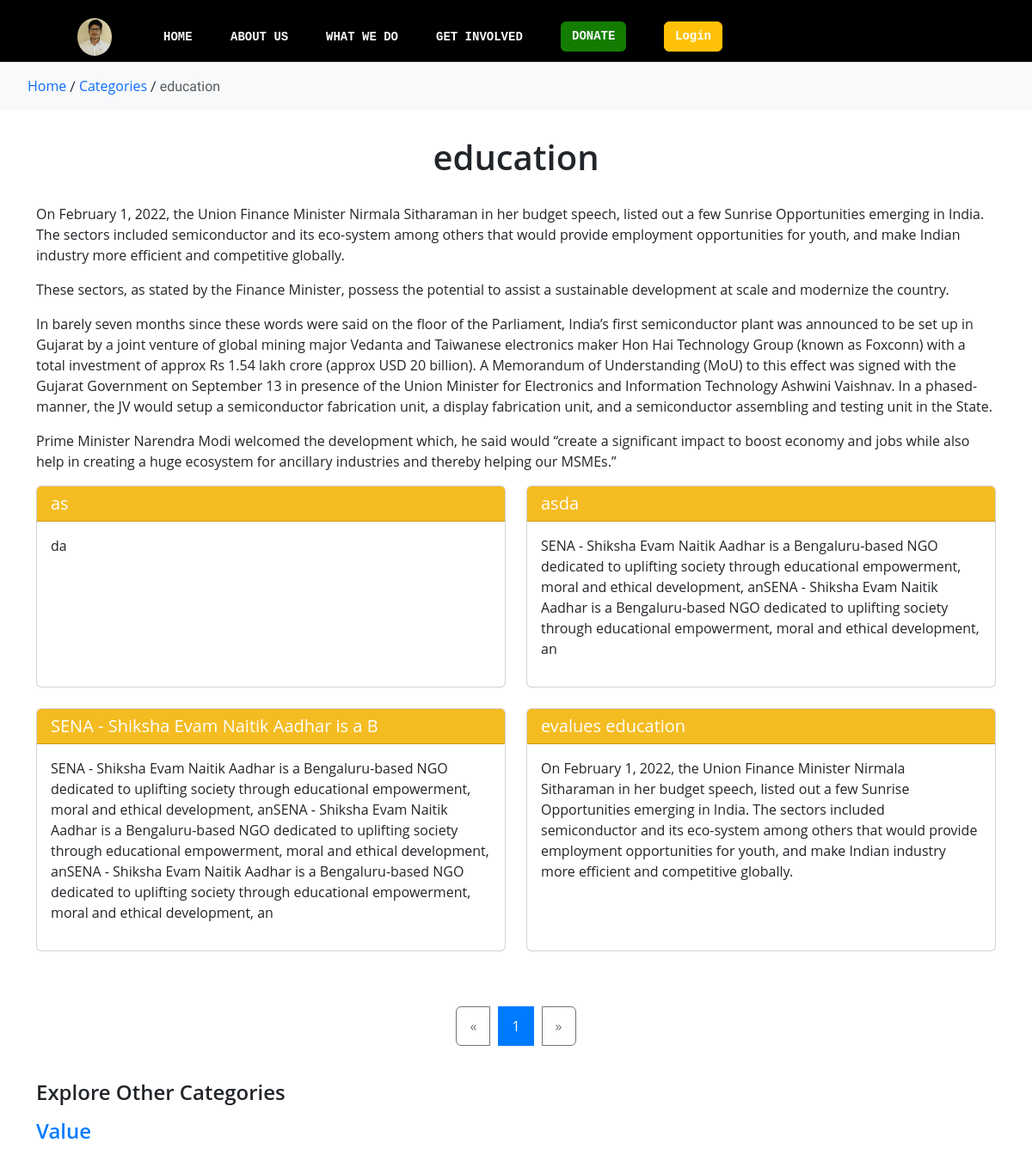
/category/education (upper part), run on an earlier commit of the app's database.
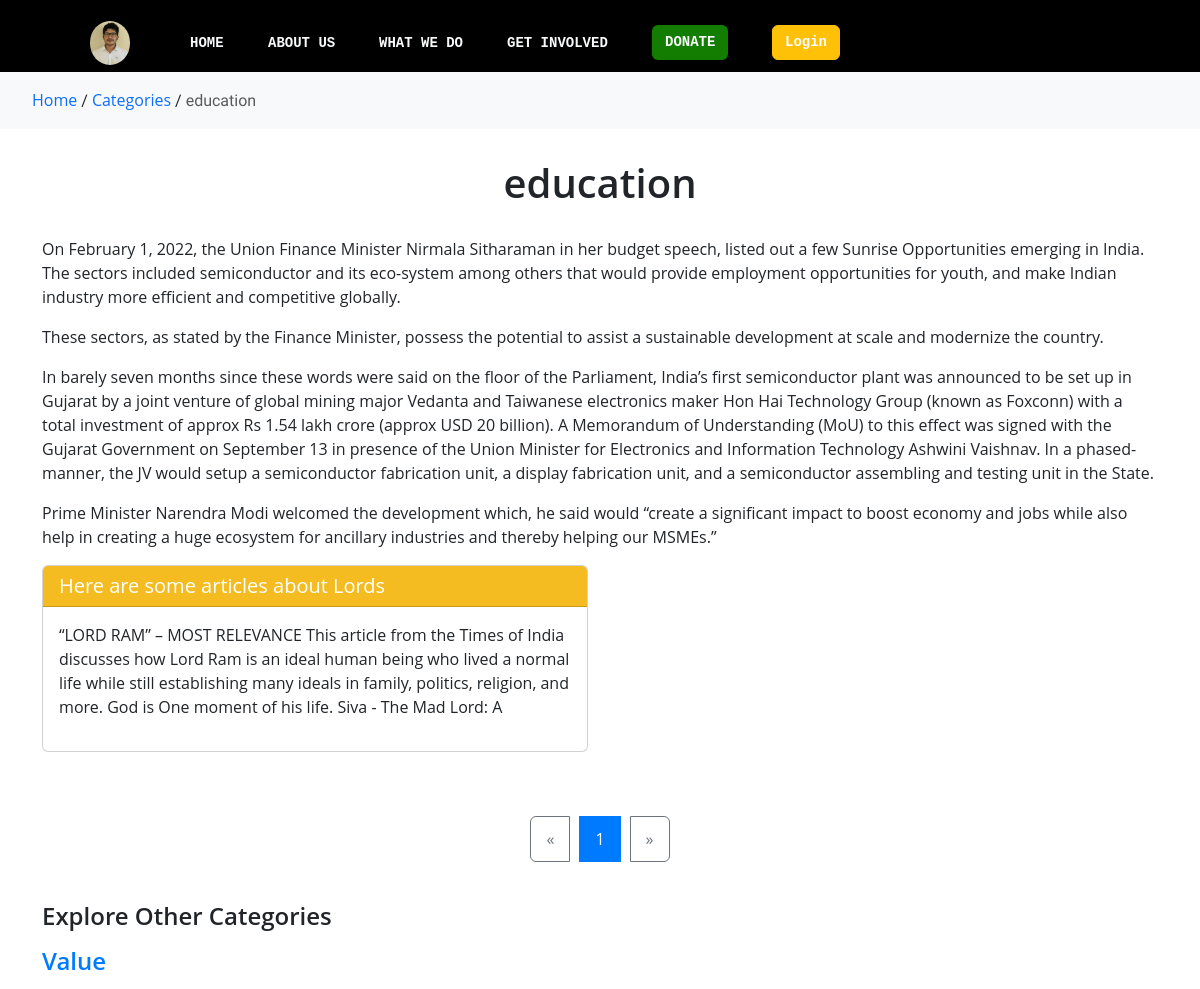
And on a later commit of the database.
### blog/models.py (models this page shows, shortened)
class Category(models.Model):
    cat_id = models.IntegerField(primary_key=True)
    title = models.CharField(max_length=100)
    description = RichTextField(blank=True)
    url = models.CharField(max_length=100)
    add_date = models.DateTimeField(auto_now_add=True, null=True)

class Post(models.Model):
    post_id = models.AutoField(primary_key=True)
    class NewManager(models.Manager):
        def get_queryset(self):
            return super().get_queryset().filter(status='published')
    options = (
        ('draft', 'Draft'),
        ('published', 'Published'),
    )
    category = models.ForeignKey(Category, on_delete=models.CASCADE, related_name='posts')
    author = models.ForeignKey(Author, on_delete=models.CASCADE,related_name='author',null=True)
    title = models.CharField(max_length=40)
    blog_views =models.IntegerField(default=0,editable=False)
    main_long_title = models.CharField(max_length=250)
    excerpt = models.TextField(max_length=1000)
    thumbnail  = models.ImageField(upload_to='post_thumbnail/')
    thumbnail_caption = models.CharField(max_length=100, default='Image related to blog')
    url = models.CharField(max_length=100,unique=True)
    publish = models.DateTimeField(default=timezone.now)
    content_before_image = RichTextField(blank=True)
    image_for_post = models.ImageField(upload_to='image_for_post/', blank=True)
    caption_for_image = models.CharField(max_length=100, blank=True)
    content_after_image = RichTextField(blank=True)
    quote_related_to_post = models.TextField(blank=True)
    author_of_quote = models.CharField(max_length=50,blank=True)
    tags_for_seo_and_search_bar_in_website = models.TextField(help_text='Add tags(this tags will be for search bar of the webstie as well as for SEO stuffs, so be particular while adding, do research for the keywords, and add properly.')
    class Meta:
        ordering = ('-publish',)

### blog/views.py (the view)
# urls.py: path('category/', category_page, name='category_page'),  # All categories page
def category(request, url):
    cat = get_object_or_404(Category, url=url)  # Fetch category by URL
    posts = Post.objects.filter(category=cat)  # Get all posts for that category
    paginator = Paginator(posts, 10)  # Show 10 posts per page
    page = request.GET.get('page')
    try:
        paginated_posts = paginator.page(page)
    except PageNotAnInteger:
        paginated_posts = paginator.page(1)
    except EmptyPage:
        paginated_posts = paginator.page(paginator.num_pages)
    categories = Category.objects.all()
    context = {
        'cat': cat,
        'posts': paginated_posts,  # Pass paginated posts to template
        'categories': categories,    # Pass all categories to template
    }
    return render(request, "blog/category_detail.html", context)

### templates/blog/category_detail.html (shortened to what this page needs)
{% extends "base/base_other_pages.html" %}
{% block content %}
<div class="page-bar bg-light p-3">
    <div class="px-3">
        <a href="/" class="text-decoration-none">Home</a> /
        <a href="{% url 'category_page' %}" class="text-decoration-none">Categories</a> /
        <span class="text-muted">{{ cat.title }}</span>
    </div>
</div>
<div class="container">
    <h1>{{ cat.title }}</h1>
    <p>{{ cat.description | safe }}</p>
    <div class="row">
        {% for post in posts %}
        <div class="col-md-6 mb-4">
            <div class="card">
                <div class="card-header text-white" style="background-color: #F4BC21;">
                    <h5 class="mb-0"><a href="/category/blog/{{ post.url }}" class="text-white text-decoration-none">{{ post.title }}</a></h5>
                </div>
                <div class="card-body">
                    <p>{{ post.excerpt }}</p>
                </div>
            </div>
        </div>
        {% empty %}
        <p class="text-muted">No posts available in this category.</p>
        {% endfor %}
    </div>
    <div class="pagination mb-4">
        <nav aria-label="Page navigation">
            <ul class="pagination justify-content-center">
                {% if posts.has_previous %}
                    <li class="page-item">
                        <a class="page-link" href="?page={{ posts.previous_page_number }}" aria-label="Previous">
                            <span aria-hidden="true">&laquo;</span>
                        </a>
                    </li>
                {% else %}
                    <li class="page-item disabled">
                        <span class="page-link" aria-hidden="true">&laquo;</span>
                    </li>
                {% endif %}
                {% for num in posts.paginator.page_range %}
                    {% if posts.number == num %}
                        <li class="page-item active" aria-current="page" style="background-color: #F4BC21;">
                            <span class="page-link">{{ num }}</span>
                        </li>
                    {% else %}
                        <li class="page-item">
                            <a class="page-link" href="?page={{ num }}">{{ num }}</a>
                        </li>
                    {% endif %}
                {% endfor %}
                {% if posts.has_next %}
                    <li class="page-item">
                        <a class="page-link" href="?page={{ posts.next_page_number }}" aria-label="Next">
                            <span aria-hidden="true">&raquo;</span>
                        </a>
                    </li>
                {% else %}
                    <li class="page-item disabled">
                        <span class="page-link" aria-hidden="true">&raquo;</span>
                    </li>
                {% endif %}
            </ul>
        </nav>
    </div>
    <h4>Explore Other Categories</h4>
    <ul class="list-unstyled my-3">
        {% for category in categories %}
        {% if category != cat %}
        <li>
            <h4>
                <a href="{% url 'category_detail' category.url %}" class="text-decoration-none">{{ category.title }}</a>
            </h4>
        </li>
        {% endif %}
        {% endfor %}
    </ul>
</div>
{% endblock %}

### templates/base/base_other_pages.html (shortened to what this page needs)
<!DOCTYPE html>{% load static %}
<html lang="en">
<head>
    <link href="https://cdn.jsdelivr.net/npm/bootstrap@5.3.3/dist/css/bootstrap.min.css" rel="stylesheet">
    <link rel="stylesheet" href="https://cdnjs.cloudflare.com/ajax/libs/font-awesome/4.7.0/css/font-awesome.min.css">
    <link rel="stylesheet" type="text/css" href="{% static 'styles/headerstyle.css'%}">
    <link rel="stylesheet" type="text/css" href="{% static 'styles/homestyle.css'%}">
    <link rel="stylesheet" type="text/css" href="{% static 'styles/footerstyle.css'%}">
</head>
<body onscroll="showScrollUp()" onload="setupScrollProgress()">
    <div class="super_container">
        {% include 'base/header_other_pages.html' %} {%block content%} {%endblock%} {% include 'base/footer.html' %}
    </div>
</body>
</html>

### templates/base/header_other_pages.html (shortened to what this page needs)
       {% load static %}
       <header class="header" style="position: relative; background: rgb(0, 0, 0);">
        <div class="container">
            <div class="row">
                <div class="col">
                    <div class="header_content d-flex flex-row align-items-center justify-content-start">
                        <nav class="main_nav">
                            <ul>
                                <li class="mr-1">
                                    <a class="navbar-brand" href="#">
                                        <img src="ajinkya.jpeg" alt="AJINKYA" style="width: 40px;"
                                            class="rounded-circle me-4">
                                    </a>
                                </li>
                                <li class="nav-item px-2 text-light"
                                    style="animation: zoomOutIn 0.8s ease-in-out forwards; animation-delay: 0.2s;">
                                    <div class="dropdownard">
                                        <a class="nav-link text-light text-decoration-none font-monospace"
                                            href="/" role="button" id="dropdownMenuLink"
                                            aria-haspopup="true" aria-expanded="false">
                                            HOME
                                        </a>
                                    </div>
                                </li>
                                <li class="nav-item px-2 text-light"
                                    style="animation: zoomOutIn 0.8s ease-in-out forwards; animation-delay: 0.4s;">
                                    <div class="dropdownard">
                                        <a class="nav-link text-light text-decoration-none font-monospace"
                                            href="javascript:void(0);" role="button" id="dropdownMenuLink"
                                            aria-haspopup="true" aria-expanded="false">
                                            ABOUT US
                                        </a>
                                    </div>
                                </li>
                                <li class="nav-item px-2 text-light"
                                    style="animation: zoomOutIn 0.8s ease-in-out forwards; animation-delay: 0.6s;">
                                    <div class="dropdownard">
                                        <a class="nav-link text-light text-decoration-none font-monospace"
                                            href="javascript:void(0);" role="button" id="dropdownMenuLink"
                                            aria-haspopup="true" aria-expanded="false">
                                            WHAT WE DO
                                        </a>
                                    </div>
                                </li>
                                <li class="nav-item px-2 text-light"
                                    style="animation: zoomOutIn 0.8s ease-in-out forwards; animation-delay: 0.7s;">
                                    <div class="dropdownard">
                                        <a class="nav-link text-light text-decoration-none font-monospace"
                                            href="javascript:void(0);" role="button" id="dropdownMenuLink"
                                            aria-haspopup="true" aria-expanded="false">
                                            GET INVOLVED
                                        </a>
                                    </div>
                                </li>
                                <li class="nav-item px-2 text-light" style="animation: zoomOutIn 0.8s ease-in-out forwards; animation-delay: 0.5s;">
                                    <a href="/donate" class="nav-item btn text-decoration-none font-monospace text-light donate-btn">DONATE</a>
                                  </li>
                                  <li class="nav-item px-2 text-light" style="animation: zoomOutIn 0.8s ease-in-out forwards; animation-delay: 0.6s;">
                                    <a href="/login" class="nav-item btn btn-warning text-decoration-none font-monospace login-btn">
                                        Login
                                    </a>
                                  </li>
                            </ul>
                        </nav>
                    </div>
                </div>
            </div>
        </div>
    </header>

### static/styles/headerstyle.css (style rules this page uses)
* { margin: 0; padding: 0; }
.nav-item { opacity: 0; }
.nav-item .nav-link { transition: color 0.3s ease-in-out, transform 0.3s ease-in-out; }
.header { position: fixed; top: 0; left: 0; height: 72px; width: 100%; z-index: 100; transition: background 0.3s; display: flex; justify-content:center; align-items: center; padding: 0 20px; background: rgba(255, 255, 255, 0); box-shadow: 0px 5px 5px rgba(255, 255, 255, 0); }
.header_content { height: 80px; transition: all 200ms ease; }
.donate-btn { font-weight: bold; animation: zoomOutIn 0.8s ease-in-out forwards; animation-delay: 1.0s; background-color: rgb(18, 125, 1); transition: background-color 0.3s ease-in-out, transform 0.3s ease-in-out; }
.login-btn { font-weight: bold; animation: zoomOutIn 0.8s ease-in-out forwards; animation-delay: 1.0s; transition: background-color 0.3s ease-in-out, transform 0.3s ease-in-out; }
.main_nav { margin-left: 1em; }
.main_nav ul li { display: inline-block; }
.main_nav ul li:not(:last-child) { margin-right: 24px; }
.main_nav ul li a { font-family: 'Ubuntu', sans-serif; font-size: 14px; font-weight: 700; color:rgba(255, 255, 255, 1); transition: all 200ms ease; }
.dropdownard { position: relative; display: inline-block; }
.list-unstyled { padding-left: 0; margin-bottom: 0; }

### static/styles/homestyle.css (style rules this page uses)
h1, h2, h3, h4 { font-weight: 600; }
p { font-weight: 400; }
body, h1, h2, h3, h4, h5, h6 { font-family: 'Open Sans', sans-serif; }
p, a, li, button, input { font-family: 'Open Sans', sans-serif; }
.page-bar { min-height: 2em; align-content: center; text-decoration: none; }

### templates/base/base_other_pages.html (style rules this page uses)
body { font-family: 'Ubuntu', sans-serif; }

### templates/blog/category_detail.html (style rules this page uses)
.container { margin-top: 30px; }
h1 { text-align: center; margin-bottom: 30px; }
.card { display: flex; flex-direction: column; transition: transform 0.3s ease, box-shadow 0.3s ease; height: 100%; }
.card-header { flex: 0; }
.card-body { flex: 1; }
.pagination { display: flex; justify-content: center; margin-top: 20px; gap: 10px; }
.pagination span { padding: 10px 15px; color: #333; }
.pagination .page-item.active .page-link { background-color: #007bff; color: #ffffff; border-color: #007bff; }
.pagination .page-link { color: #007bff; background-color: #ffffff; border: 1px solid #007bff; }
.pagination .page-item.disabled .page-link { color: #6c757d; background-color: #ffffff; border: 1px solid #6c757d; }

What changed in the data, as far as the page shows it:
removed Post: title "as", excerpt "da"
removed Post: title "asda", excerpt "SENA - Shiksha Evam Naitik Aadhar is a Bengaluru-based NGO dedicated to uplifting society through educational empowerment, moral and ethical development, anSENA - Shiksha Evam Naitik Aadhar is a Bengaluru-based NGO dedicated to uplifting society through educational empowerment, moral and ethical development, an"
removed Post: title "SENA - Shiksha Evam Naitik Aadhar is a B", excerpt "SENA - Shiksha Evam Naitik Aadhar is a Bengaluru-based NGO dedicated to uplifting society through educational empowerment, moral and ethical development, anSENA - Shiksha Evam Naitik Aadhar is a Bengaluru-based NGO dedicated to uplifting society through educational empowerment, moral and ethical development, anSENA - Shiksha Evam Naitik Aadhar is a Bengaluru-based NGO dedicated to uplifting society through educational empowerment, moral and ethical development, an"
removed Post: title "evalues education", excerpt "On February 1, 2022, the Union Finance Minister Nirmala Sitharaman in her budget speech, listed out a few Sunrise Opportunities emerging in India. The sectors included semiconductor and its eco-system among others that would provide employment opportunities for youth, and make Indian industry more efficient and competitive globally."
added Post: title "Here are some articles about Lords", excerpt "“LORD RAM” – MOST RELEVANCE This article from the Times of India discusses how Lord Ram is an ideal human being who lived a normal life while still establishing many ideals in family, politics, religion, and more. God is One moment of his life. Siva - The Mad Lord: A"
